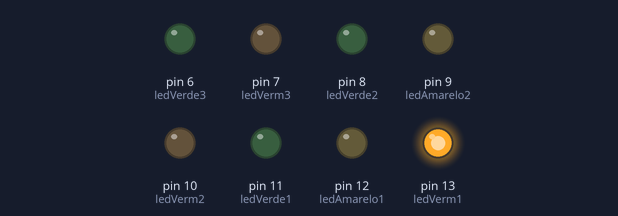
The sketch below on a simulated Arduino Uno, built with avr-gcc and run on an emulated ATmega328P. Parts: output pins drawn as LEDs (lit = HIGH).

Above: at 0.06 s.
At 0.56 s:
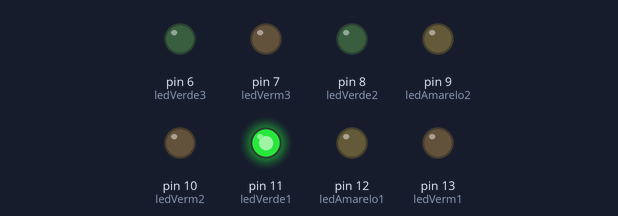
At 1.06 s:
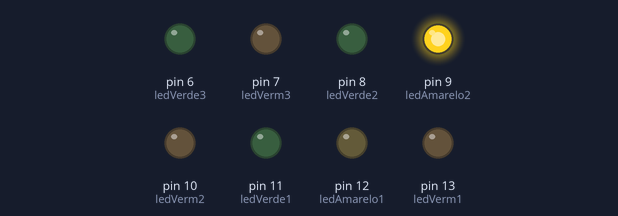
At 2.31 s:
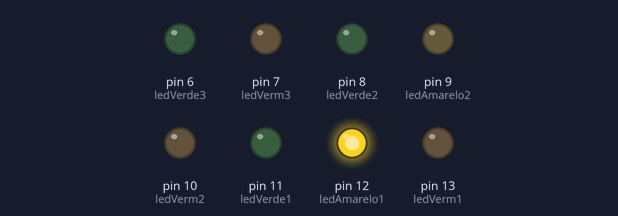
At 3.31 s:
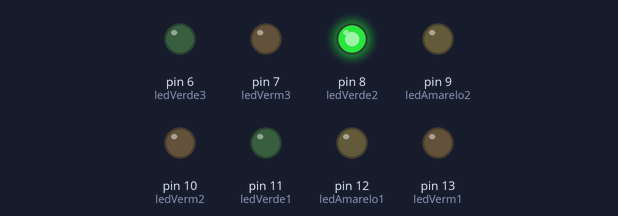
At 4.43 s:
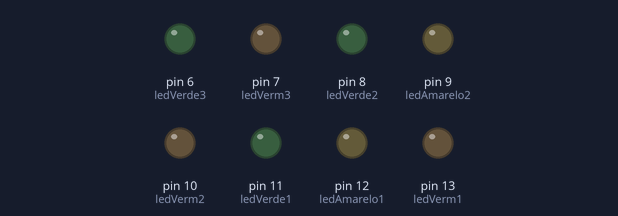
Timing chart, 0 to 4.7 s (numbered marks = the images above):
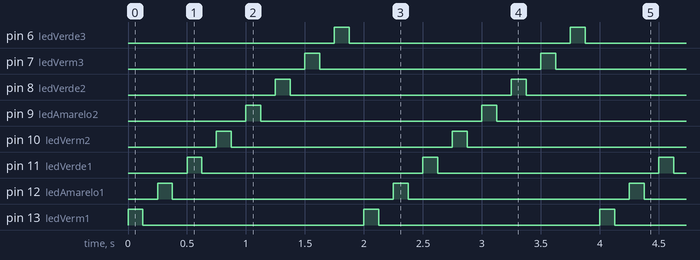

The sketch:

Exercicio_1A.ino
```cpp
// Aula de 30/08/2023
// Exercicio-1
/* Lista de atividades:
a) Criar um sketch que faça TODOS os LEDs, que estão conectados no Arduino Uno,
de 13 à 6 (identifique os pinos), pisquem continuamente a cada 0,25 segundo.
A sequência de piscagem é esta:
L13, L12, L11, L10, L9, L8, L7, L6
**Atenção:
- Use variáveis para a definição dos nomes dos LEDs e do tempo de piscada.
- Verifique no shield o nº dos pinos de cada LED.
- Salvar o arquivo como "Exercicio-1A".

b) Agora crie um flag (variável) que conte o nº de vezes que cada cor pisca.
Dê o nome do flag o nome da cor ex:
vermelho
verde
amarelo
No final de cada sequência completa de piscada (depois de todos os 8 LEds terem piscado),
Informe no monitor serial o valor contagem da quantidade de vezes que os LEDs de cada cor piscaram.
ex:
Depois da 1ª contagem deve mostrar na serial algo como:
Numero de piscadas:
LEDs vermelhos: 3
LEDs verdes: 3
LEDs amarelos: 2
Total de LEDs que piscaram: 8
- Salvar o arquivo como "Exercicio-1B".

Use a estrutura base abaixo para iniciar a programação.
*/
int tempoDelay = 125;

int ledVerm1 = 13;
int ledVerm2 = 10;
int ledVerm3 = 7;

int ledAmarelo1 = 12;
int ledAmarelo2 = 9;

int ledVerde1 = 11;
int ledVerde2 = 8;
int ledVerde3 = 6;

void setup(){
    pinMode(ledVerm1, OUTPUT);
  	pinMode(ledAmarelo1, OUTPUT);
  	pinMode(ledVerde1, OUTPUT);
    pinMode(ledVerm2, OUTPUT);
  	pinMode(ledAmarelo2, OUTPUT);
  	pinMode(ledVerde2, OUTPUT);
    pinMode(ledVerm3, OUTPUT);
    pinMode(ledVerde3, OUTPUT);
}

void loop(){
	digitalWrite(ledVerm1,HIGH);
    delay(tempoDelay);
  	digitalWrite(ledVerm1,LOW);
  	delay(tempoDelay);

	digitalWrite(ledAmarelo1,HIGH);
  	delay(tempoDelay);
  	digitalWrite(ledAmarelo1,LOW);
  	delay(tempoDelay);

  	digitalWrite(ledVerde1,HIGH);
  	delay(tempoDelay);
  	digitalWrite(ledVerde1,LOW);
  	delay(tempoDelay);

  	digitalWrite(ledVerm2,HIGH);
  	delay(tempoDelay);
  	digitalWrite(ledVerm2,LOW);
  	delay(tempoDelay);

  	digitalWrite(ledAmarelo2,HIGH);
  	delay(tempoDelay);
  	digitalWrite(ledAmarelo2,LOW);
  	delay(tempoDelay);

  	digitalWrite(ledVerde2,HIGH);
  	delay(tempoDelay);
  	digitalWrite(ledVerde2,LOW);
  	delay(tempoDelay);

  	digitalWrite(ledVerm3,HIGH);
  	delay(tempoDelay);
  	digitalWrite(ledVerm3,LOW);
  	delay(tempoDelay);

  	digitalWrite(ledVerde3,HIGH);
  	delay(tempoDelay);
  	digitalWrite(ledVerde3,LOW);
  	delay(tempoDelay);

}
```

Measured:
- by itself, pin 6 (ledVerde3), pin 7 (ledVerm3), pin 8 (ledVerde2), pin 9 (ledAmarelo2), pin 10 (ledVerm2), pin 11 (ledVerde1), pin 12 (ledAmarelo1), pin 13 (ledVerm1): alternates HIGH for 0.13 s and LOW for 1.9 s
- by itself, everything shown: repeats every 2.0 s, in 16 steps
